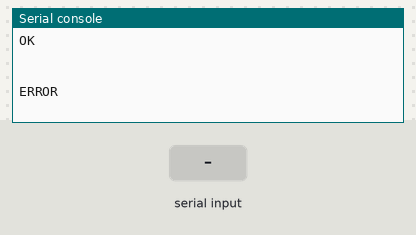
Bench run of a program on a simulated Raspberry Pi Pico running MicroPython. Shown: the last lines printed to the serial console. The inputs (shaded band) are chosen by the test bench. The modem accepts every AT command (registered, SIM ready, sends succeed) and sends nothing else; the modem answers ERROR to commands that open or use a data connection.

Above: at 16.2 s.
16.3 s: "1\n" received over the second serial link
At 16.9 s:
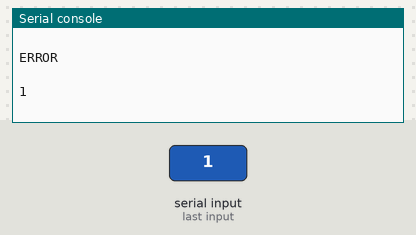
17.8 s: "0\n" received over the second serial link
At 19.0 s:
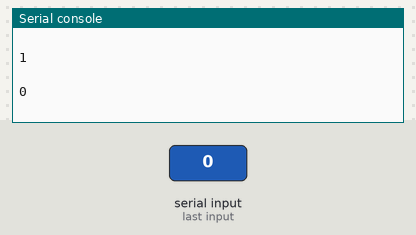
19.3 s: "2\n" received over the second serial link
At 20.4 s:
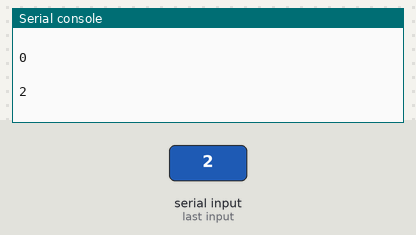

The program:

UDP.py
```python
#!/usr/bin/env python3
# -*- coding: utf-8 -*-
# －－－－Hunan Chuanglebo Intelligent Technology Co., Ltd.－－－－
#  File name：UDP.py
#  Version：V2.0
#  author: zhulin
# Description: WIFI UDP communication case
#---------------------------------------
from machine import UART, Pin
import utime,time

# WIFI router information, please fill in your own WIFI router information
SSID='***********'               # WIFI name
password = '*********'           # WIFI password
remote_IP = '192.168.100.14'     # The IP address of the computer needs to be changed by yourself.
remote_Port = '8080'             # Computer port number
local_Port = '1112'              # Local UDP port

# The serial port is mapped to the GP0 and GP1 ports. When using this port and
# when communicating with the WIFI module, do not use the GP0 and GP1 ports
esp_uart = UART(0, 115200)   # Serial port 0, baud rate 115200

# Send command function
def esp_sendCMD(cmd,ack,timeout=2000):
    esp_uart.write(cmd+'\r\n')
    i_t = utime.ticks_ms()
    while (utime.ticks_ms() - i_t) < timeout:
        s_get=esp_uart.read()
        if(s_get != None):
            s_get=s_get.decode()
            print(s_get)
            if(s_get.find(ack) >= 0):
                return True
    return False

# Program entrance
if __name__ == "__main__":
    esp_uart.write('+++')           # Initialize and exit transparent transmission mode
    time.sleep(1)
    if(esp_uart.any()>0):
        esp_uart.read()
    esp_sendCMD("AT","OK")          # AT command
    esp_sendCMD("AT+CWMODE=3","OK") # Configure WiFi mode
    esp_sendCMD("AT+CWJAP=\""+SSID+"\",\""+password+"\"","OK",20000) # Connect to router
    esp_sendCMD("AT+CIFSR","OK")                                     # Query the IP address of the WIFI module
    esp_sendCMD("AT+CIPSTART=\"UDP\",\""+remote_IP+"\","+remote_Port+","+local_Port+",0","OK",10000) # Create UDP transport
    esp_sendCMD("AT+CIPMODE=1","OK")    # Turn on transparent transmission mode, data can be transmitted directly
    esp_sendCMD("AT+CIPSEND",">")       # Send data

    esp_uart.write('Hello makerobo !!!\r\n')       # Send the corresponding string
    esp_uart.write('RP2040 UDP message!\r\n')
    while True:
        s_get=esp_uart.read()                      # receive characters
        if(s_get != None):                         # Check if the character is not empty
            s_get=s_get.decode()
            print(s_get)                           # String printing
            esp_uart.write(s_get)                  # String return
```

Measured:
- after the input at 16.3 s, the serial console: prints a new line at once (image 1)
- after the input at 17.8 s, the serial console: prints a new line at once (image 2)
- after the input at 19.3 s, the serial console: prints a new line at once (image 3)
